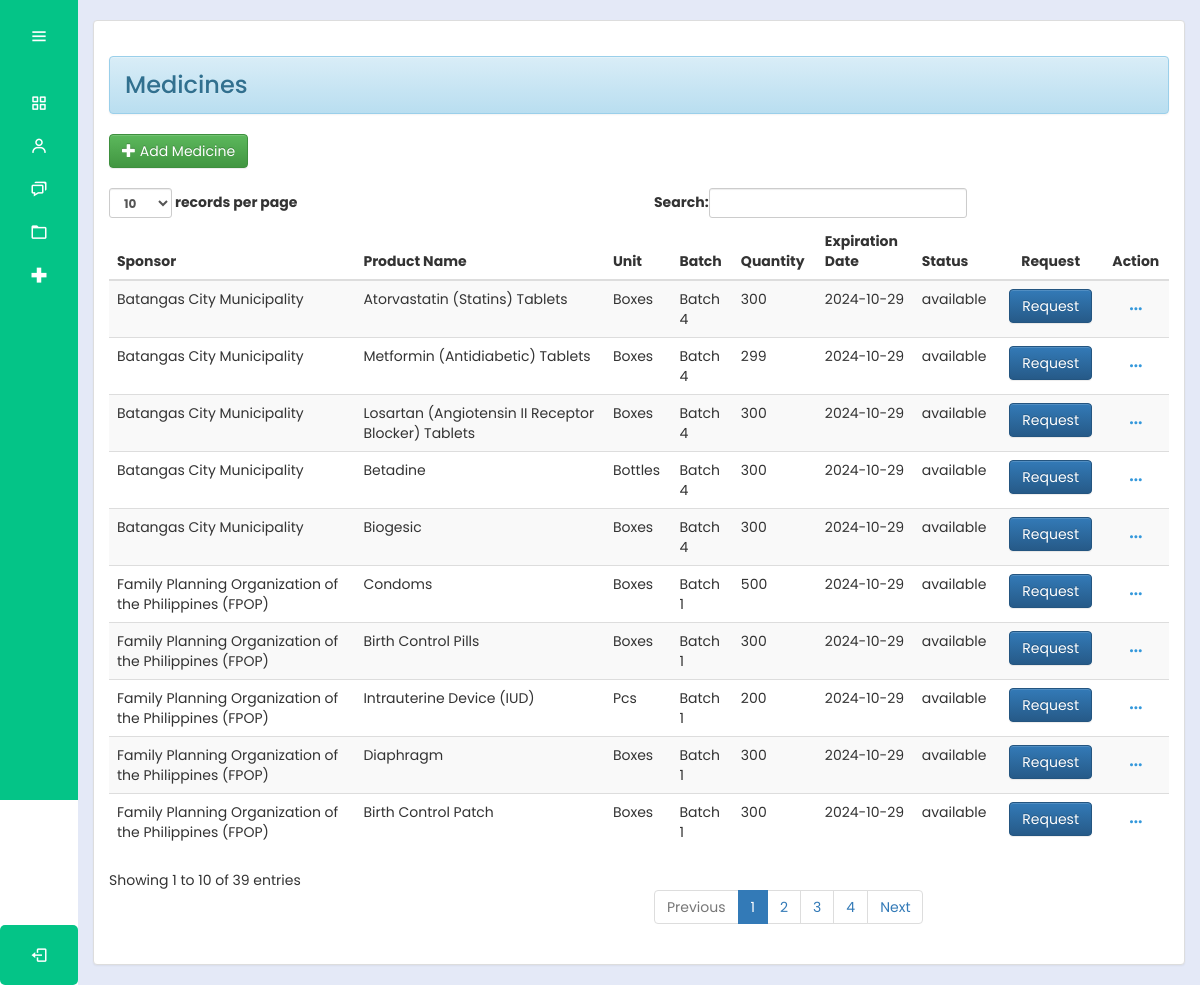
/bhw/medicinee.php (signed in), run on an earlier commit of the app's database.
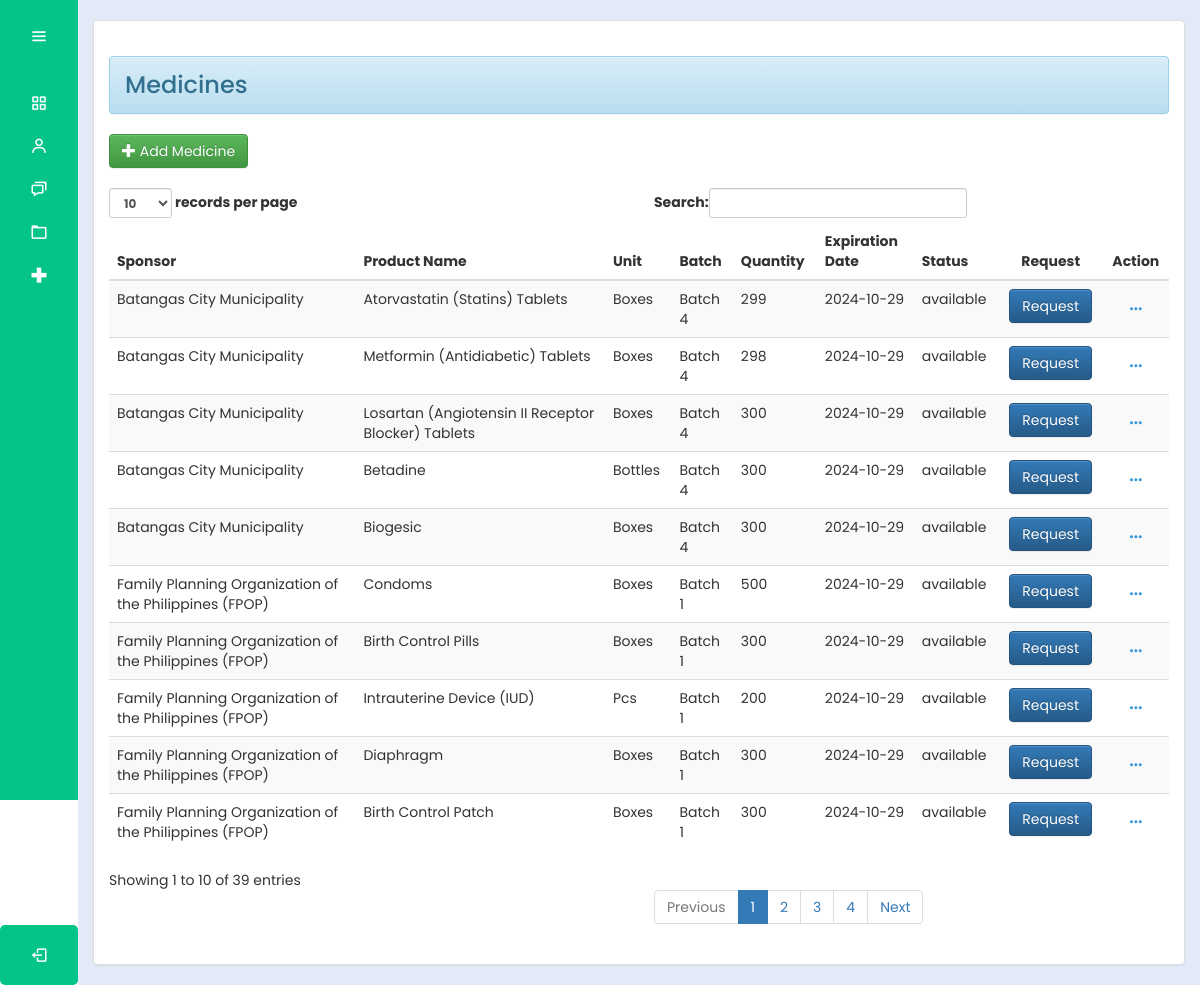
And on a later commit of the database.
### tables this page shows
CREATE TABLE `medicines` (
  `productId` int(30) NOT NULL,
  `productName` varchar(100) NOT NULL,
  `sponsor` varchar(100) NOT NULL,
  `unit` varchar(100) NOT NULL,
  `batch` varchar(100) NOT NULL,
  `quantity1` int(10) NOT NULL,
  `total` int(10) NOT NULL,
  `expDate` date NOT NULL,
  `status` varchar(100) NOT NULL
);

### bhw/medicinee.php (the view, shortened to what this page needs)
<?php
@include "../connection/connect.php";
if(isset($_SESSION['user_data'])){
?>
<!DOCTYPE html>
<html lang="en">
<head>
  <link rel="stylesheet" href="../cssmainmenu/style.css">
  <link rel = "stylesheet" type = "text/css" href = "../css/style.css" />
  <link rel = "stylesheet" type = "text/css" href = "../css/bootstrap.css " />
  <link href='https://unpkg.com/boxicons@2.1.4/css/boxicons.min.css' rel='stylesheet'>
  <link rel="stylesheet" href="path/to/font-awesome/css/font-awesome.min.css">
  <link rel="stylesheet" href="https://cdnjs.cloudflare.com/ajax/libs/font-awesome/6.4.2/css/all.min.css">
    <link rel="stylesheet" href="https://maxcdn.bootstrapcdn.com/bootstrap/3.3.5/css/bootstrap.min.css">
<link rel="stylesheet" href="https://maxcdn.bootstrapcdn.com/bootstrap/3.3.5/css/bootstrap-theme.min.css">
</head>
<body>
<?php try {
    include_once('side_menu.php');
} catch (Exception $e) {
    echo "Error: " . $e->getMessage();
}
 ?>
  <section class="home-section">
  <br>
    <div class="container-fluid">
      <div class="panel panel-default">
        <div class="panel-body">
        <h3><div class = "alert alert-info">Medicines</div></h3>
          <a class="btn btn-success" href="add_med.php?"><i class="glyphicon glyphicon-plus"></i> Add Medicine</a>
          <br />
          <br />
<table id="table" class="table table-striped table-hover">
    <thead>
        <tr>
            <th>Sponsor</th>
            <th>Product Name</th>
            <th>Unit</th>
            <th>Batch</th>
            <th>Quantity</th>
            <th>Expiration Date</th>
            <th>Status</th>
            <th style="text-align: center;">Request</th>
            <th style="text-align: center;">Action</th>
        </tr>
    </thead>
    <tbody>
        <?php
        $query = $mysqli->query("SELECT * FROM medicines") or die(mysqli_error());
        while ($fetch = $query->fetch_array()) {
            $status = ($fetch['total'] == 0) ? 'unavailable' : $fetch['status'];
            if ($fetch['total'] < 10) {
                $quantityMessage = '<span class="text-danger">Low quantity</span>';
            } else {
                $quantityMessage = '';
            }
        $expirationDate = strtotime($fetch['expDate']);
        $expirationYear = date('Y', $expirationDate);
        $currentYear = date('Y');
        if ($expirationYear == $currentYear) {
            $expirationMessage = '<span class="text-warning">Expires soon</span>';
        } else {
            $expirationMessage = '';
        }
        ?>
            <tr>
                <td><?php echo $fetch['sponsor'] ?></td>
                <td><?php echo $fetch['productName'] ?></td>
                <td><?php echo $fetch['unit'] ?></td>
                <td><?php echo $fetch['batch'] ?></td>
                <td><?php echo $fetch['total'] . ' ' . $quantityMessage ?></td>
                <td><?php echo $fetch['expDate'] . ' ' . $expirationMessage ?></td>
                <td><?php echo $status ?></td>
                <td style="text-align: center">
                    <?php if ($status == 'unavailable' || $fetch['total'] == 0) : ?>
                        <button class="btn btn-primary" disabled>Request</button>
                    <?php elseif ($fetch['unit'] == 'Family Planning') : ?>
                        <a class="btn btn-primary profile-button" href="contraceptives_form.php?productName=<?php echo urlencode($fetch['productName']); ?>">Request</a>
                    <?php else : ?>
                        <a class="btn btn-primary profile-button" href="request.php?productName=<?php echo urlencode($fetch['productName']); ?>">Request</a>
                    <?php endif; ?>
                </td>
                <td style="text-align: center;">
                    <div class="dropdown">
                        <button class="dropbtn"><i class="fa-solid fa-ellipsis"></i></button>
                    </div>
                </td>
            </tr>
        <?php
        }
        ?>
    </tbody>
</table>
        </div>
      </div>
    </div>
  </section>
</body>
</html>
<?php
}
else{
	header("Location:.././index.php?error=UnAuthorized Access");
}

What changed in the data, as far as the page shows it:
changed medicines "Atorvastatin (Statins) Tablets": total "300" → "299"
changed medicines "Metformin (Antidiabetic) Tablets": total "299" → "298"
